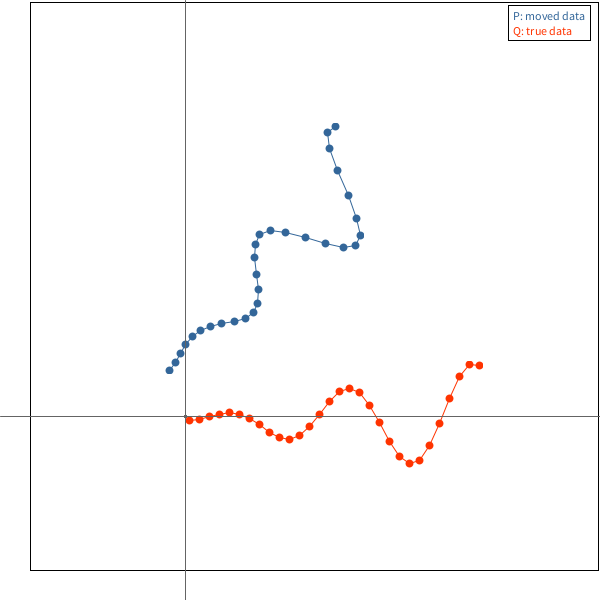
Frame 1 (no input)
Frame 2 (the mouse pressed at the canvas centre, redrawn once): identical to frame 1, image omitted

The Processing sketch that drew this single still picture (run headless with seeded random() and noise(); the mouse was pressed at the canvas centre and the sketch redrawn once):

// Processing sketch: ICP
// ── ICP.pde
 //<>//
/*
 Iterative Closest Point ( ICP ) based on:
 https://nbviewer.jupyter.org/github/niosus/notebooks/blob/master/icp.ipynb
 "blocks" below as in Jupyter Nobeook page - Press any key to advance
 */


PVector[] P, Q;
Plot plt = new Plot();
int block = 0;


PVector[] P_centered;
PVector center_of_P;
PVector[] Q_centered;
PVector center_of_Q;
Subplot ax;
int[] correspondences;
Tuple<float[][], int[]> cc;
double[][] R_found;
PVector t_found;
PVector[] P_corrected;


void setup() {
  size(600, 600);
  background(-1);
}


void draw() {
  //blocks as in Jupyter Nobeook page - Press any key to advance
  if (block == 0) {  //##############################################################################
    //GENERATE EXAMPLE DATA

    // initialize pertrubation rotation
    float angle = PI / 4.0;

    float[][] R_true = new float[][]{
      {cos(angle), -sin(angle)},
      {sin(angle), cos(angle)}
    };

    float[][] t_true = new float[][]{{-2}, {5}};

    // Generate data as a list of 2d points
    int num_points = 30;
    PVector[] true_data = new PVector[num_points];
    for (int i = 0; i < num_points; i++) {
      float y  = 0.2 * i * sin( 0.5 * i );
      true_data[i] = new PVector(i, y);
    }

    // Move the data
    PVector[] moved_data = new PVector[num_points];
    for (int i = 0; i < num_points; i++) {
      float x = PVector.dot ( true_data[i], new PVector( R_true[0][0], R_true[0][1] ));
      float y = PVector.dot ( true_data[i], new PVector( R_true[1][0], R_true[1][1] ));
      moved_data[i] = PVector.add( new PVector(x, y), new PVector(t_true[0][0], t_true[1][0]));
    }
    //R_true.dot(true_data) + t_true;

    //Assign to variables we use in formulas.
    Q = true_data;
    P = moved_data;

    plot_data(moved_data, true_data, "P: moved data", "Q: true data");
    plt.show();

    noLoop();
  } else if (block == 1) { //##############################################################################

    Tuple<PVector, PVector[]> tmp;
    
    tmp = center_data(P);
    center_of_P = tmp.x;
    P_centered = tmp.y;
    
    tmp = center_data(Q);
    center_of_Q = tmp.x;
    Q_centered = tmp.y;
    
    ax = plot_data(P_centered, Q_centered, "Moved data centered", "Moved data centered");

    plt.show();
    noLoop();
  } else if (block == 2) {  //##############################################################################


    //## COMPUTE CORRESPONDENCES

    correspondences = get_correspondence_indices(P_centered, Q_centered);
    ax = plot_data(P_centered, Q_centered, "P centered", "Q centered");
    draw_correspondeces(P_centered, Q_centered, correspondences, ax);

    plt.show();


    noLoop();
  } else if (block == 3) {  //##############################################################################

    cc= compute_cross_covariance(P_centered, Q_centered, correspondences);
    float[][]cov = cc.x;
    println(cov[0][0], cov[0][1], "\n"+ cov[1][0], cov[1][1] );
    noLoop();
  } else if (block == 4) {

    SingularValueDecomposition( cc.x );
    println(s);

    R_found = new double[2][2];
    R_found[0] = new double[]{ U[0][0] * V[0][0] + U[0][1] * V[1][0], U[0][0] * V[0][1] + U[0][1] * V[1][1] };
    R_found[1] = new double[]{ U[1][0] * V[0][0] + U[1][1] * V[1][0], U[1][0] * V[0][1] + U[1][1] * V[1][1] };
    
    t_found = PVector.sub( center_of_Q,  new PVector( new PVector( (float)R_found[0][0], (float)R_found[0][1] ).dot(center_of_P),
    new PVector( (float)R_found[1][0], (float)R_found[1][1] ).dot(center_of_P)));
    
    println("R_found =\n", R_found[0][0], R_found[0][1]+"\n"+R_found[1][0], R_found[1][1]);
    println("t_found =\n", t_found);

    noLoop();
  }else if (block == 5) {
    P_corrected = new PVector[P.length];
    for (int i = 0; i < P.length; i++) {
      P_corrected[i] = PVector.add( new PVector( new PVector( (float)R_found[0][0], (float)R_found[0][1] ).dot(P[i]),
                                                 new PVector( (float)R_found[1][0], (float)R_found[1][1] ).dot(P[i])) , t_found);
    }
    
    ax = plot_data(P_corrected, Q, "P corrected", "Q");
    plt.show();
    
    float[][] tmp = new float[P.length][2];
    for (int i = 0; i < P.length; i++) {
      PVector t = PVector.sub( P_corrected[i] , Q[i]);
      tmp[i] = new float[]{ t. x, t.y };
    }
    
    println("Squared diff: (P_corrected - Q) = ", normF( tmp ));

    noLoop();
  }else if (block == 6) {

    PVector[] values = icp_svd(P, Q, 3); //FOR THIS EXAMPLE, VALUES > 3 WILL RESULT IN WRONG SOLUTIONS
    ax = plot_data(values, Q, "P final", "Q");
    plt.show();
    
    
    float[][] tmp = new float[P.length][2];
    for (int i = 0; i < P.length; i++) {
      PVector t = PVector.sub( values[i] , Q[i]);
      tmp[i] = new float[]{ t.x, t.y };
    }
    println("Squared diff: (P_corrected - Q) = ", normF( tmp ));
    
    noLoop();
  }
}

void keyPressed() {
  block++;
  loop();
}

// ── Data_Plotting.pde
/*
  No much effort while reproducing Matplotlib from Python.
  Just enough so data being used could be barely visualized
*/


final Float MAX = Float.MAX_VALUE;
final float MIN = -Float.MAX_VALUE;


Subplot plot_data( PVector[] data_1, PVector[] data_2, String label_1, String label_2 ) {
  return plot_data( data_1, data_2, label_1, label_2, 8, 8);
}

Subplot plot_data( PVector[] data_1, PVector[] data_2, String label_1, String label_2, int markersize_1, int markersize_2) {
  Subplot ax = plt.figure(100, 60).add_subplot();
  if (data_1 != null)   ax.plot(data_1, #336699, markersize_1, label_1);
  if (data_2 != null)   ax.plot(data_2, #ff3300, markersize_1, label_2);
  ax.legend();
  return ax;
}


class Plot {
  Figure fig;

  Figure figure( int w, int h ) {
    this.fig = new Figure(w, h);
    return fig;
  }
  void show() {
    image( fig.g, 0, 0 );
    for (Subplot s : fig.subplotls) {
      s.offx = fig.padding + width/2 - int(s.dataArea.w/2);
      s.offy = height/2 - fig.padding + int(s.dataArea.h/2);
      
      for (PGraphics p : s.plotls ) {
        Tuple orig = s.origls.get(s.plotls.indexOf(p));
        image( p, (int)orig.x + s.offx , s.offy - (int)orig.y );
      }
      
      stroke(100);
      rect(s.offx-1,s.offy-1,2,2);
      line(0,s.offy,width,s.offy);
      line(s.offx,0,s.offx,height);

    }
  }
}


class Figure {
  PGraphics g;
  float scale = 5.;
  int padding = 30;
  ArrayList<Subplot> subplotls = new ArrayList();
  

  Figure( int w, int h ) {
    g = createGraphics(width, height);
    g.beginDraw();
    g.background(-1);
    g.fill(-1);
    g.stroke(0);
    g.strokeWeight(1);
    g.rect(padding, 2, width-padding-2, height-padding-2);
    g.endDraw();
  }

  Subplot add_subplot() {
    subplotls.add(new Subplot(this));
    return subplotls.get(subplotls.size()-1);
  }
}


class Legend {
  String label;
  int fill;
  Legend( String label, int fill) {
    this.label = label;
    this.fill = fill;
  }
}

class BBox {
  float x, y, w, h;
  BBox(float x, float y, float w, float h) {
    this.x = x;
    this.y = y;
    this.w = w;
    this.h = h;
  }
}

class Subplot {
  final int EQUAL = 0;
  int negative = 1000;
  int axis = EQUAL;
  int fill = 0;
  int scale = 10;
  int offx = 0;
  int offy = 0;
  BBox dataArea = new BBox(MAX, MAX, MIN, MIN);

  ArrayList<Legend> legend= new ArrayList();
  float legendMax = 50;
  ArrayList<PGraphics> plotls = new ArrayList();
  ArrayList<Tuple<Integer,Integer>>origls = new ArrayList();
  PGraphics result;
  Figure fig;

  Subplot(Figure fig) {
    this.fig = fig;
  }



  void plot(PVector[] data, int fill, int markersize, String label) {

    PGraphics plot;
    int shiftx = 0;
    int shifty = 0;

    this.fill = fill;
    int mk = markersize/2;
    float lxMin = MAX, lyMin = MAX, lxMax = MIN, lyMax = MIN;

    legendMax = max( textWidth(label), legendMax );
    if (label != "") legend.add( new Legend( label, fill ));

    for (int i= 0; i < data.length; i++) {
      float dx =  data[i].x * scale;
      float dy =  data[i].y * scale;
      lxMin = min ( lxMin, dx );
      lyMin = min ( lyMin, dy );
      lxMax = max ( lxMax, dx );
      lyMax = max ( lyMax, dy );
    }

    shiftx = (int) -lxMin + mk;
    shifty = (int) (lyMax + mk );
    origls.add(new Tuple( (int)lxMin, (int)lyMax ) );
    plot = createGraphics( (int) (lxMax - lxMin + mk*2), (int)(lyMax - lyMin + mk*2) );
    plot.beginDraw();
    //plot.fill(50,50); //debug data area
    //plot.rect(0, 0, (int) (lxMax - lxMin + mk*2), (int)(lyMax - lyMin + mk*2));//debug data area
    
    
    for (int i= 0; i < data.length; i++) {
      float dx =  shiftx + data[i].x * scale;
      float dy =  shifty + data[i].y * -scale;
      plot.stroke(fill);
      plot.strokeWeight(markersize);
      plot.point( dx, dy );
      //line
      if (i < data.length-1) {
        plot.strokeWeight(1);
        plot.line( dx, dy, shiftx + data[i+1].x * scale, shifty + data[i+1].y * -scale);
      }
    }
    
    plot.endDraw();
    plotls.add(plot);
    
    dataArea.x = min(lxMin, dataArea.x);
    dataArea.y = min(lyMin, dataArea.y);
    dataArea.w = max(lxMax, dataArea.w);
    dataArea.h = max(lyMax, dataArea.h);
    

  }

  void legend() {
    int margin = 5;
    int line = 15;
    fig.g.beginDraw();
    fig.g.stroke(0);
    fig.g.strokeWeight(1);
    int lw = (int)legendMax+margin*3;
    int lh = margin + legend.size() * line;
    int x = fig.g.width - lw - margin;
    int y = margin;
    fig.g.fill(-1);
    fig.g.rect( x, y, lw - margin, lh);
    for (int i = 0; i < legend.size(); i++) {
      Legend l = legend.get(i);
      fig.g.fill(l.fill);
      fig.g.text(l.label, x+margin, margin + line + i * line );
    }


    fig.g.endDraw();
  }
}

// ── ICP_Functions.pde


/*

 ####   CORRESPONDENCES COMPUTATION   ####
 
 */

//For each point in P find closest one in Q.
int[] get_correspondence_indices( PVector[] P, PVector[] Q ) {
  int p_size = P.length;
  int q_size = Q.length;
  int[] correspondences = new int[p_size];
  for ( int i = 0; i < p_size; i++) {
    PVector p_point = P[i];
    float min_dist = Float.MAX_VALUE;
    int chosen_idx = -1;
    for ( int j = 0; j < q_size; j++) {
      PVector q_point = Q[j];
      float dist = PVector.dist(p_point, q_point);
      if ( dist < min_dist) {
        min_dist = dist;
        chosen_idx = j;
      }
    }
    correspondences[i] = chosen_idx;
  }
  return correspondences;
}


void draw_correspondeces(PVector[] P, PVector[] Q, int[] correspondences, Subplot ax) {
  boolean label_added = false;

  for (int i = 0; i<correspondences.length; i++) {

    PVector[] xy =  { P[i], Q[correspondences[i]] };
    if ( !label_added ) {
      ax.plot( xy, 100, 8, "correspondences");
      label_added = true;
    } else {
      ax.plot( xy, 100, 8, "");
    }
  }
  ax.legend();
}






/*

 ####   MAKE DATA CENTERED   ####
 
 */


Tuple<PVector, PVector[]> center_data(PVector[] data) {
  return center_data(data, new int[]{});
}

Tuple<PVector, PVector[]>center_data(PVector[] data, int[] excluded_indices) {
  ArrayList<PVector>reduced_data = new ArrayList();
  ArrayList<Integer>ex_indices = new ArrayList(java.util.Arrays.asList(excluded_indices));
  for (int i = 0; i<data.length; i++) {
    if ( ex_indices.indexOf( i ) > -1 ) {
      continue;
    }
    reduced_data.add(data[i]);
  }

  PVector center = new PVector();

  for (int i = 0; i < reduced_data.size(); i++) {
    center = PVector.add(center, data[i]);
  }
  center.mult( 1./data.length );

  PVector[] ret = new PVector[reduced_data.size()];
  for (int i = 0; i < reduced_data.size(); i++) {
    ret[i] = PVector.sub( reduced_data.get(i), center);
  }

  return new Tuple(center, ret) ;
}





/*

 ####   COMPUTE CROSS COVARIANCE   ####
 
 */


Tuple<float[][], int[]> compute_cross_covariance(PVector[] P, PVector[] Q, int[] correspondences) {
  float[][] cov = new float[][]{{0, 0}, {0, 0}};
  ArrayList<Integer>exclude_indices = new ArrayList();
  for ( int i = 0; i < correspondences.length; i++) {
    PVector p_point = P[i];
    PVector q_point = Q[correspondences[i]];
    PVector diff = PVector.sub(p_point, q_point) ;
    float weight = kernel(1.0, new float[][]{{diff.x, diff.y}});
    if (weight < 0.01)exclude_indices.add(i);
    cov[0][0] += weight * p_point.x * q_point.x;
    cov[1][0] += weight * p_point.x * q_point.y;
    cov[0][1] += weight * p_point.y * q_point.x;
    cov[1][1] += weight * p_point.y * q_point.y;
  }

  int[] ret = new int[exclude_indices.size()];
  for (int i=0; i < ret.length; i++)
  {
    ret[i] = exclude_indices.get(i).intValue();
  }
  return new Tuple(cov, ret) ;
}


//Perform ICP using SVD
PVector[] icp_svd( PVector[] P, PVector[] Q, int iterations) {

  Tuple<PVector, PVector[]> tmp =  center_data(Q);
  center_of_Q = tmp.x;
  Q_centered = tmp.y;

  PVector[] P_copy = new PVector[P.length];
  arrayCopy(P, P_copy);

  int[] exclude_indices = new int[]{};

  for (int i = 0; i < iterations; i++) {
    tmp =  center_data(P_copy, exclude_indices);
    center_of_P = tmp.x;
    P_centered = tmp.y;
    correspondences = get_correspondence_indices(P_centered, Q_centered);

    cc= compute_cross_covariance(P_centered, Q_centered, correspondences);

    exclude_indices = cc.y;
    SingularValueDecomposition( cc.x );
    //R = U.dot(V_T)
    R_found = new double[2][2];
    R_found[0] = new double[]{ U[0][0] * V[0][0] + U[0][1] * V[1][0], U[0][0] * V[0][1] + U[0][1] * V[1][1] };
    R_found[1] = new double[]{ U[1][0] * V[0][0] + U[1][1] * V[1][0], U[1][0] * V[0][1] + U[1][1] * V[1][1] };

    t_found = PVector.sub( center_of_Q, new PVector( new PVector( (float)R_found[0][0], (float)R_found[0][1] ).dot(center_of_P),
      new PVector( (float)R_found[1][0], (float)R_found[1][1] ).dot(center_of_P)));

    for (int j = 0; j < P.length; j++) {
      P_copy[j] = PVector.add( new PVector( new PVector( (float)R_found[0][0], (float)R_found[0][1] ).dot(P_copy[j]),
        new PVector( (float)R_found[1][0], (float)R_found[1][1] ).dot(P_copy[j])), t_found);
    }

    println("iteration:", i);
  }
  return P_copy;
}

/*

 
 P_values = [P.copy()]
 P_copy = P.copy()
 corresp_values = []
 
 
 
 
 corresp_values.append(correspondences)
 norm_values.append(np.linalg.norm(P_centered - Q_centered))
 cov, exclude_indices = compute_cross_covariance(P_centered, Q_centered, correspondences, kernel)
 U, S, V_T = np.linalg.svd(cov)
 R = U.dot(V_T)
 t = center_of_Q - R.dot(center_of_P)
 P_copy = R.dot(P_copy) + t
 P_values.append(P_copy)
 corresp_values.append(corresp_values[-1])
 return P_values, norm_values, corresp_values
 */









float kernel(float threshold, float[][] error) {
  return (normF(error) < threshold)?0.:1.;
}


double normF (float[][] mat) {
  int m = mat.length;
  int n = mat[0].length;
  double f = 0;
  for (int i = 0; i < m; i++) {
    for (int j = 0; j < n; j++) {
      f = hypot(f, mat[i][j]);
    }
  }
  return f;
}

// ── SVD.pde
//Slightly adapted from https://github.com/fiji/Jama/blob/master/src/main/java/Jama/SingularValueDecomposition.java

// hypot = sqrt( a*a + b*b ) 
public double hypot(double a, double b) {
  double r;
  if (Math.abs(a) > Math.abs(b)) {
    r = b/a;
    r = Math.abs(a)*Math.sqrt(1+r*r);
  } else if (b != 0) {
    r = a/b;
    r = Math.abs(b)*Math.sqrt(1+r*r);
  } else {
    r = 0.0;
  }
  return r;
}


double[][] U, V;
double[] s;
int m, n;

void SingularValueDecomposition (float[][] Arg) {

  m = Arg.length; //row
  n = Arg[0].length; //col

  double[][] A = new double[m][n];
  for (int i = 0; i < m; i++) {
    for (int j = 0; j < n; j++) {
      A[i][j] = Arg[i][j];
    }
  }

  int nu = Math.min(m, n);
  s = new double [Math.min(m+1, n)];
  U = new double [m][nu];
  V = new double [n][n];
  double[] e = new double [n];
  double[] work = new double [m];
  boolean wantu = true;
  boolean wantv = true;

  int nct = Math.min(m-1, n);
  int nrt = Math.max(0, Math.min(n-2, m));
  for (int k = 0; k < Math.max(nct, nrt); k++) {
    if (k < nct) {

      // Compute the transformation for the k-th column and
      // place the k-th diagonal in s[k].
      // Compute 2-norm of k-th column without under/overflow.
      s[k] = 0;
      for (int i = k; i < m; i++) {
        s[k] = Math.hypot(s[k], A[i][k]);
      }
      if (s[k] != 0.0) {
        if (A[k][k] < 0.0) {
          s[k] = -s[k];
        }
        for (int i = k; i < m; i++) {
          A[i][k] /= s[k];
        }
        A[k][k] += 1.0;
      }
      s[k] = -s[k];
    }
    for (int j = k+1; j < n; j++) {
      if ((k < nct) && (s[k] != 0.0)) {

        // Apply the transformation.

        double t = 0;
        for (int i = k; i < m; i++) {
          t += A[i][k]*A[i][j];
        }
        t = -t/A[k][k];
        for (int i = k; i < m; i++) {
          A[i][j] += t*A[i][k];
        }
      }

      // Place the k-th row of A into e for the
      // subsequent calculation of the row transformation.

      e[j] = A[k][j];
    }
    if (wantu && (k < nct)) {

      // Place the transformation in U for subsequent back
      // multiplication.

      for (int i = k; i < m; i++) {
        U[i][k] = A[i][k];
      }
    }
    if (k < nrt) {

      // Compute the k-th row transformation and place the
      // k-th super-diagonal in e[k].
      // Compute 2-norm without under/overflow.
      e[k] = 0;
      for (int i = k+1; i < n; i++) {
        e[k] = hypot(e[k], e[i]);
      }
      if (e[k] != 0.0) {
        if (e[k+1] < 0.0) {
          e[k] = -e[k];
        }
        for (int i = k+1; i < n; i++) {
          e[i] /= e[k];
        }
        e[k+1] += 1.0;
      }
      e[k] = -e[k];
      if ((k+1 < m) && (e[k] != 0.0)) {

        // Apply the transformation.

        for (int i = k+1; i < m; i++) {
          work[i] = 0.0;
        }
        for (int j = k+1; j < n; j++) {
          for (int i = k+1; i < m; i++) {
            work[i] += e[j]*A[i][j];
          }
        }
        for (int j = k+1; j < n; j++) {
          double t = -e[j]/e[k+1];
          for (int i = k+1; i < m; i++) {
            A[i][j] += t*work[i];
          }
        }
      }
      if (wantv) {

        // Place the transformation in V for subsequent
        // back multiplication.

        for (int i = k+1; i < n; i++) {
          V[i][k] = e[i];
        }
      }
    }
  }

  // Set up the final bidiagonal matrix or order p.

  int p = Math.min(n, m+1);
  if (nct < n) {
    s[nct] = A[nct][nct];
  }
  if (m < p) {
    s[p-1] = 0.0;
  }
  if (nrt+1 < p) {
    e[nrt] = A[nrt][p-1];
  }
  e[p-1] = 0.0;

  // If required, generate U.

  if (wantu) {
    for (int j = nct; j < nu; j++) {
      for (int i = 0; i < m; i++) {
        U[i][j] = 0.0;
      }
      U[j][j] = 1.0;
    }
    for (int k = nct-1; k >= 0; k--) {
      if (s[k] != 0.0) {
        for (int j = k+1; j < nu; j++) {
          double t = 0;
          for (int i = k; i < m; i++) {
            t += U[i][k]*U[i][j];
          }
          t = -t/U[k][k];
          for (int i = k; i < m; i++) {
            U[i][j] += t*U[i][k];
          }
        }
        for (int i = k; i < m; i++ ) {
          U[i][k] = -U[i][k];
        }
        U[k][k] = 1.0 + U[k][k];
        for (int i = 0; i < k-1; i++) {
          U[i][k] = 0.0;
        }
      } else {
        for (int i = 0; i < m; i++) {
          U[i][k] = 0.0;
        }
        U[k][k] = 1.0;
      }
    }
  }

  // If required, generate V.

  if (wantv) {
    for (int k = n-1; k >= 0; k--) {
      if ((k < nrt) && (e[k] != 0.0)) {
        for (int j = k+1; j < nu; j++) {
          double t = 0;
          for (int i = k+1; i < n; i++) {
            t += V[i][k]*V[i][j];
          }
          t = -t/V[k+1][k];
          for (int i = k+1; i < n; i++) {
            V[i][j] += t*V[i][k];
          }
        }
      }
      for (int i = 0; i < n; i++) {
        V[i][k] = 0.0;
      }
      V[k][k] = 1.0;
    }
  }

  // Main iteration loop for the singular values.

  int pp = p-1;
  int iter = 0;
  double eps = Math.pow(2.0, -52.0);
  double tiny = Math.pow(2.0, -966.0);
  while (p > 0) {
    int k, kase;

    // Here is where a test for too many iterations would go.

    // This section of the program inspects for
    // negligible elements in the s and e arrays.  On
    // completion the variables kase and k are set as follows.

    // kase = 1     if s(p) and e[k-1] are negligible and k<p
    // kase = 2     if s(k) is negligible and k<p
    // kase = 3     if e[k-1] is negligible, k<p, and
    //              s(k), ..., s(p) are not negligible (qr step).
    // kase = 4     if e(p-1) is negligible (convergence).

    for (k = p-2; k >= -1; k--) {
      if (k == -1) {
        break;
      }
      if (Math.abs(e[k]) <=
        tiny + eps*(Math.abs(s[k]) + Math.abs(s[k+1]))) {
        e[k] = 0.0;
        break;
      }
    }
    if (k == p-2) {
      kase = 4;
    } else {
      int ks;
      for (ks = p-1; ks >= k; ks--) {
        if (ks == k) {
          break;
        }
        double t = (ks != p ? Math.abs(e[ks]) : 0.) +
          (ks != k+1 ? Math.abs(e[ks-1]) : 0.);
        if (Math.abs(s[ks]) <= tiny + eps*t) {
          s[ks] = 0.0;
          break;
        }
      }
      if (ks == k) {
        kase = 3;
      } else if (ks == p-1) {
        kase = 1;
      } else {
        kase = 2;
        k = ks;
      }
    }
    k++;

    // Perform the task indicated by kase.

    switch (kase) {

      // Deflate negligible s(p).

    case 1:
      {
        double f = e[p-2];
        e[p-2] = 0.0;
        for (int j = p-2; j >= k; j--) {
          double t = hypot(s[j], f);
          double cs = s[j]/t;
          double sn = f/t;
          s[j] = t;
          if (j != k) {
            f = -sn*e[j-1];
            e[j-1] = cs*e[j-1];
          }
          if (wantv) {
            for (int i = 0; i < n; i++) {
              t = cs*V[i][j] + sn*V[i][p-1];
              V[i][p-1] = -sn*V[i][j] + cs*V[i][p-1];
              V[i][j] = t;
            }
          }
        }
      }
      break;

      // Split at negligible s(k).

    case 2:
      {
        double f = e[k-1];
        e[k-1] = 0.0;
        for (int j = k; j < p; j++) {
          double t = hypot(s[j], f);
          double cs = s[j]/t;
          double sn = f/t;
          s[j] = t;
          f = -sn*e[j];
          e[j] = cs*e[j];
          if (wantu) {
            for (int i = 0; i < m; i++) {
              t = cs*U[i][j] + sn*U[i][k-1];
              U[i][k-1] = -sn*U[i][j] + cs*U[i][k-1];
              U[i][j] = t;
            }
          }
        }
      }
      break;

      // Perform one qr step.

    case 3:
      {

        // Calculate the shift.

        double scale = Math.max(Math.max(Math.max(Math.max(
          Math.abs(s[p-1]), Math.abs(s[p-2])), Math.abs(e[p-2])),
          Math.abs(s[k])), Math.abs(e[k]));
        double sp = s[p-1]/scale;
        double spm1 = s[p-2]/scale;
        double epm1 = e[p-2]/scale;
        double sk = s[k]/scale;
        double ek = e[k]/scale;
        double b = ((spm1 + sp)*(spm1 - sp) + epm1*epm1)/2.0;
        double c = (sp*epm1)*(sp*epm1);
        double shift = 0.0;
        if ((b != 0.0) | (c != 0.0)) {
          shift = Math.sqrt(b*b + c);
          if (b < 0.0) {
            shift = -shift;
          }
          shift = c/(b + shift);
        }
        double f = (sk + sp)*(sk - sp) + shift;
        double g = sk*ek;

        // Chase zeros.

        for (int j = k; j < p-1; j++) {
          double t = hypot(f, g);
          double cs = f/t;
          double sn = g/t;
          if (j != k) {
            e[j-1] = t;
          }
          f = cs*s[j] + sn*e[j];
          e[j] = cs*e[j] - sn*s[j];
          g = sn*s[j+1];
          s[j+1] = cs*s[j+1];
          if (wantv) {
            for (int i = 0; i < n; i++) {
              t = cs*V[i][j] + sn*V[i][j+1];
              V[i][j+1] = -sn*V[i][j] + cs*V[i][j+1];
              V[i][j] = t;
            }
          }
          t = hypot(f, g);
          cs = f/t;
          sn = g/t;
          s[j] = t;
          f = cs*e[j] + sn*s[j+1];
          s[j+1] = -sn*e[j] + cs*s[j+1];
          g = sn*e[j+1];
          e[j+1] = cs*e[j+1];
          if (wantu && (j < m-1)) {
            for (int i = 0; i < m; i++) {
              t = cs*U[i][j] + sn*U[i][j+1];
              U[i][j+1] = -sn*U[i][j] + cs*U[i][j+1];
              U[i][j] = t;
            }
          }
        }
        e[p-2] = f;
        iter = iter + 1;
      }
      break;

      // Convergence.

    case 4:
      {

        // Make the singular values positive.

        if (s[k] <= 0.0) {
          s[k] = (s[k] < 0.0 ? -s[k] : 0.0);
          if (wantv) {
            for (int i = 0; i <= pp; i++) {
              V[i][k] = -V[i][k];
            }
          }
        }

        // Order the singular values.

        while (k < pp) {
          if (s[k] >= s[k+1]) {
            break;
          }
          double t = s[k];
          s[k] = s[k+1];
          s[k+1] = t;
          if (wantv && (k < n-1)) {
            for (int i = 0; i < n; i++) {
              t = V[i][k+1];
              V[i][k+1] = V[i][k];
              V[i][k] = t;
            }
          }
          if (wantu && (k < m-1)) {
            for (int i = 0; i < m; i++) {
              t = U[i][k+1];
              U[i][k+1] = U[i][k];
              U[i][k] = t;
            }
          }
          k++;
        }
        iter = 0;
        p--;
      }
      break;
    }
  }
}

// ── Tuple.pde
//Java Tuple-like rough implementation
public class Tuple<X, Y> {
  public final X x;
  public final Y y;
  public Tuple(X x, Y y) {
    this.x = x;
    this.y = y;
  }
}
